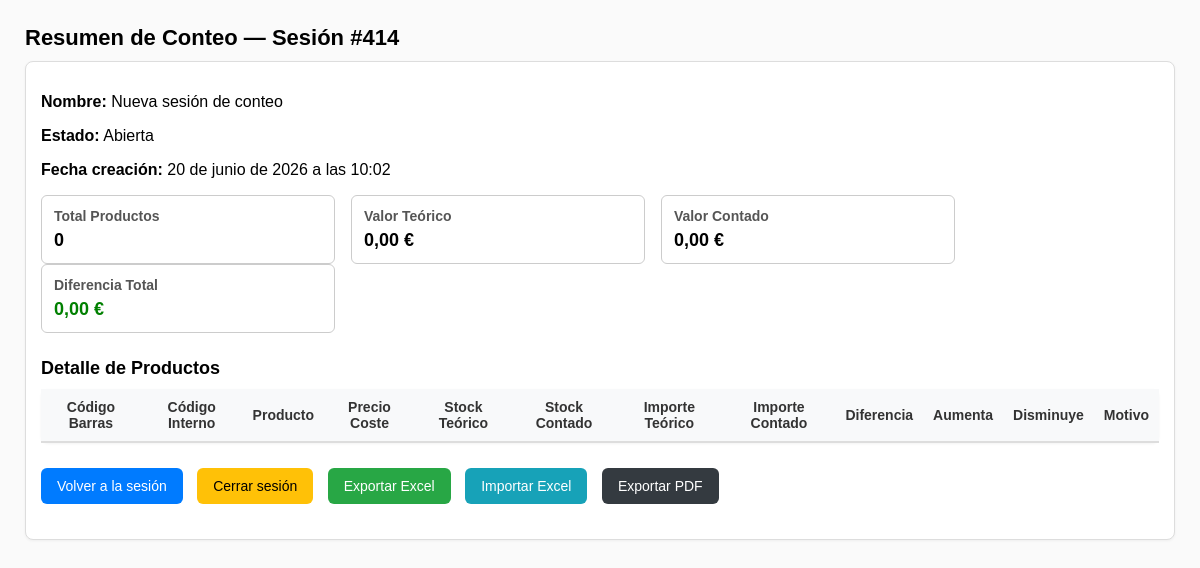
The app's page /conteo/resumen/414/ with its own data.
### inventario_app/models.py (models this page shows, shortened)
class ConteoSesion(models.Model):
    TIPOS = [
        ('conteo', 'Conteo'),
        ('revision', 'Revisión'),
        ('auditoria', 'Auditoría'),
    ]
    ESTADOS = [
        ('abierta', 'Abierta'),
        ('en_revision', 'En revisión'),
        ('cerrada', 'Cerrada'),
        ('aprobada', 'Aprobada'),
        ('aplicada', 'Aplicada'),
        ('reabierta', 'Reabierta'),
    ]
    nombre = models.CharField(max_length=150)
    tipo = models.CharField(max_length=20, choices=TIPOS, default='conteo')
    fecha_creacion = models.DateTimeField(auto_now_add=True)
    usuario = models.ForeignKey(User, on_delete=models.PROTECT)
    estado = models.CharField(max_length=20, choices=ESTADOS, default='abierta')
    observaciones = models.TextField(blank=True, null=True)
    fecha_aplicacion = models.DateTimeField(blank=True, null=True)
    fecha_cierre = models.DateTimeField(blank=True, null=True)
    usuario_cierre = models.ForeignKey(User, null=True, blank=True, on_delete=models.SET_NULL, related_name="cierres_conteo")
    fecha_reapertura = models.DateTimeField(blank=True, null=True)
    usuario_reapertura = models.ForeignKey(User, null=True, blank=True, on_delete=models.SET_NULL, related_name="reaperturas_conteo")
    class Meta:
        verbose_name = "Sesión de conteo"
        verbose_name_plural = "Sesiones de conteo"

### inventario_app/views_conteo_nuevo.py (the view)
# urls.py: path("conteo/resumen/<int:sesion_id>/", conteo.resumen_sesion, name="resumen_sesion"),
def resumen_sesion(request, sesion_id):
    sesion = get_object_or_404(ConteoSesion, id=sesion_id)
    lineas = ConteoLinea.objects.filter(sesion=sesion)
    total_productos = lineas.count()
    total_diferencias = sum((l.diferencia for l in lineas), Decimal("0"))
    valor_contado = sum((l.importe_contado for l in lineas), Decimal("0"))
    valor_teorico = sum((l.importe_teorico for l in lineas), Decimal("0"))
    return render(
        request,
        "conteo_nuevo/resumen.html",
        {
            "sesion": sesion,
            "lineas": lineas,
            "total_productos": total_productos,
            "total_diferencias": total_diferencias,
            "valor_contado": valor_contado,
            "valor_teorico": valor_teorico,
        },
    )

### inventario_app/templates/conteo_nuevo/resumen.html (shortened to what this page needs)
{% load static %}
<!DOCTYPE html>
<html lang="es">
<head>
</head>
<body>
<h1>Resumen de Conteo — Sesión #{{ sesion.id }}</h1>
<div class="panel-info">
    <p><strong>Nombre:</strong> {{ sesion.nombre }}</p>
    <p><strong>Estado:</strong> {{ sesion.get_estado_display }}</p>
    <p><strong>Fecha creación:</strong> {{ sesion.fecha_creacion }}</p>
<div class="tarjetas">
    <div class="tarjeta">
        <h3>Total Productos</h3>
        <div class="valor">{{ total_productos }}</div>
</div>
    <div class="tarjeta">
        <h3>Valor Teórico</h3>
        <div class="valor">{{ valor_teorico|floatformat:2 }} €</div>
</div>
    <div class="tarjeta">
        <h3>Valor Contado</h3>
        <div class="valor">{{ valor_contado|floatformat:2 }} €</div>
</div>
    <div class="tarjeta">
        <h3>Diferencia Total</h3>
        <div class="valor {% if total_diferencias >= 0 %}positivo{% else %}negativo{% endif %}">
            {{ total_diferencias|floatformat:2 }} €</div>
</div>
<h2>Detalle de Productos</h2>
<table>
    <thead>
        <tr>
            <th>Código Barras</th>
            <th>Código Interno</th>
            <th>Producto</th>
            <th>Precio Coste</th>
            <th>Stock Teórico</th>
            <th>Stock Contado</th>
            <th>Importe Teórico</th>
            <th>Importe Contado</th>
            <th>Diferencia</th>
            <th>Aumenta</th>
            <th>Disminuye</th>
            <th>Motivo</th>
        </tr>
    </thead>
</table>
<div class="acciones">
    <a href="{% url 'sesion_conteo' sesion.id %}" class="btn btn-primario">Volver a la sesión</a>
    {% if sesion.estado == "abierta" or sesion.estado == "reabierta" %}
        <a href="{% url 'cerrar_sesion' sesion.id %}" class="btn btn-warning">Cerrar sesión</a>
    {% endif %}
    <a href="{% url 'exportar_excel_conteo' sesion.id %}" class="btn btn-success">Exportar Excel</a>
    <a href="{% url 'importar_excel_conteo' sesion.id %}" class="btn btn-info">Importar Excel</a>
    <a href="{% url 'exportar_pdf_conteo' sesion.id %}" class="btn btn-dark">Exportar PDF</a>
</body>
</html>

### inventario_app/templates/conteo_nuevo/resumen.html (style rules this page uses)
body { font-family: Arial, sans-serif; margin: 25px; background: #fafafa; }
h1 { font-size: 22px; margin-bottom: 10px; }
h2 { font-size: 18px; margin-top: 25px; margin-bottom: 10px; }
.panel-info { background: white; padding: 15px; border-radius: 8px; border: 1px solid #ddd; margin-bottom: 25px; box-shadow: 0 1px 3px rgba(0,0,0,0.05); }
.tarjetas { width: 100%; margin-bottom: 20px; }
.tarjeta { width: 24%; display: inline-block; vertical-align: top; padding: 12px; border: 1px solid #ccc; border-radius: 6px; margin-right: 1%; background: white; }
.tarjeta h3 { margin: 0; font-size: 14px; color: #555; }
.tarjeta .valor { margin-top: 6px; font-size: 18px; font-weight: bold; }
.positivo { color: green; }
table { width: 100%; border-collapse: collapse; background: white; border-radius: 8px; overflow-x: auto; overflow-y: visible; box-shadow: 0 1px 3px rgba(0,0,0,0.05); }
th { background: #f8f9fa; padding: 10px; border-bottom: 2px solid #ddd; font-weight: 600; font-size: 14px; color: #333; }
.acciones { margin-top: 25px; }
.btn { padding: 10px 16px; border-radius: 6px; text-decoration: none; font-size: 14px; margin-right: 10px; display: inline-block; }
.btn-primario { background: #007bff; color: white; }
.btn-warning { background: #ffc107; color: black; }
.btn-success { background: #28a745; color: white; }
.btn-info { background: #17a2b8; color: white; }
.btn-dark { background: #343a40; color: white; }

### records on screen
ConteoSesion: id "414", nombre "Nueva sesión de conteo", estado "Abierta", fecha_creacion "20 de junio de 2026 a las 10:02"

### other values on screen
{{ total_productos }} "0"
{{ valor_teorico|floatformat:2 }} "0,00"
{{ valor_contado|floatformat:2 }} "0,00"
{{ total_diferencias|floatformat:2 }} "0,00"
